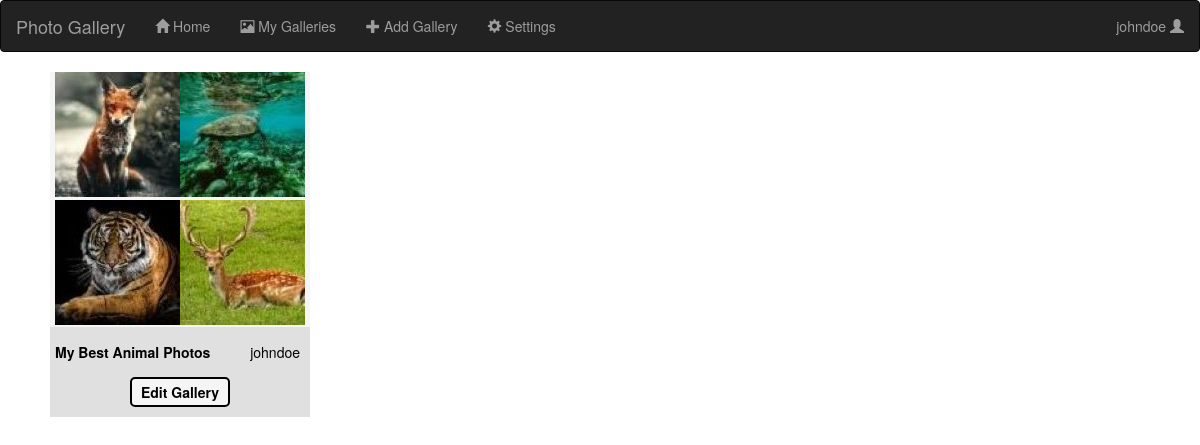
The app's page /myGalleries (signed in) with its own data.
### app.py (models this page shows, shortened)
class User(UserMixin, db.Model):
    __tablename__ = 'users'
    __bind_key__ = 'users'
    id = db.Column(db.Integer, primary_key = True)
    fname = db.Column(db.String(32))
    lname = db.Column(db.String(32))
    email = db.Column(db.String(300), unique = True)
    username = db.Column(db.String(24))
    passwordHash = db.Column(db.String(128))
    galleries = db.relationship('Gallery', backref='user')

class Gallery(db.Model):
    __tablename__ = 'galleries'
    id = db.Column(db.Integer, primary_key=True)
    userId = db.Column(db.Integer, db.ForeignKey(User.id))
    numPhotos = db.Column(db.Integer)
    title = db.Column(db.String(40))
    dateCreated = db.Column(db.Date)
    dateLastEdited = db.Column(db.Date)
    description = db.Column(db.Text)
    photos = db.relationship('Photo', backref='gallery')

class Photo(db.Model):
    __tablename__ = 'photos'
    __bind_key__ = 'photos'
    id = db.Column(db.Integer, primary_key=True)
    galleryId = db.Column(db.Integer, db.ForeignKey(Gallery.id))
    photoURL = db.Column(db.String(32))
    thumbnailURL = db.Column(db.String(32))

### app.py (the view)
@app.route("/myGalleries")
def myGalleries():
    myGalls = []
    loggedIn = isLoggedIn()
    if not loggedIn:
        return render_template('loginNeeded.html', loggedIn = loggedIn)
    myGalls = Gallery.query.filter_by(userId=session['userId']).all()
    return render_template('myGalleries.html', loggedIn = loggedIn, photos = photos, galleries = myGalls, username = getCurrentUsername(), users = users)

### app.py (called while the page is built)
@lm.user_loader
def loadUser(id):
    return User.query.get(int(id))

def getCurrentUsername():
    currentUserID = session.get("userId", None)
    currentUsername = None
    if currentUserID != None:
        currentUsername = loadUser(currentUserID).username
    return currentUsername

def isLoggedIn():
    if 'loggedIn' not in session:
        session['loggedIn'] = False
        session.modified = True
    return session['loggedIn']

### templates/myGalleries.html (shortened to what this page needs)
{% extends "base.html" %}
{% block content %}
    <div id = "galleries">
        {% for gallery in galleries %}
            {% set numPhotos = gallery['numPhotos'] %}
            {% set photosList = gallery['photos'] %}
            <div class = "galleryPreview">
                <a href = "{{ url_for('viewGallery', galleryID = gallery['id'])}}">
                    <div class = "photosPreview">
                        {% for i in range(4) %}
                            <div class = "thumbnailPhoto">
                                {% set photoURL = photosList[(i%numPhotos)]['thumbnailURL'] %}
                                <img src="{{photoURL}}">
                            </div>
                        {% endfor %}
                    </div>
                    <div class = "previewDetails">
                        <div class = "previewTitleDate">{{gallery['title']}}</div>
                        <div class = "previewUser">{{users[gallery['userId']]['username']}}</div>
                    </div>
                </a>
                <div class = "editSection">
                    <div class = "editButton" id = "{{gallery['id']}}"><a href = "{{ url_for('editGallery', galleryID = gallery['id'])}}" >Edit Gallery</a></div>
                </div>
            </div>
        {% endfor %}
    </div>
{% endblock %}

### templates/base.html (shortened to what this page needs)
{% extends "bootstrap/base.html" %}
{% block head %}
    <link rel = "stylesheet" href = "../static/style.css">
    <link rel="stylesheet" href="https://cdn.jsdelivr.net/npm/bootstrap@3.3.7/dist/css/bootstrap.min.css">
{% endblock %}
{% block body %}
<nav class="navbar navbar-inverse" id = "navbar">
    <div class="container-fluid">
        <div class="navbar-header">
            <a class="navbar-brand" href="#">Photo Gallery</a>
        </div>
        <ul class="nav navbar-nav">
            <li><a href="{{ url_for('homePage') }}"><span class="glyphicon glyphicon-home"></span> Home</a></li>
            <li><a href="{{ url_for('myGalleries') }}"><span class="glyphicon glyphicon-picture"></span> My Galleries</a></li>
            <li><a href="{{ url_for('addGallery') }}"><span class="glyphicon glyphicon-plus"></span> Add Gallery</a></li>
            <li><a href="{{ url_for('settings') }}"><span class="glyphicon glyphicon-cog"></span> Settings</a></li>
        </ul>
        <ul class="nav navbar-nav navbar-right">
            {% if loggedIn == False %}
                <li><a href="{{ url_for('register') }}"><span class="glyphicon glyphicon-user"></span> Sign Up</a></li>
                <li><a href="{{ url_for('login') }}"><span class="glyphicon glyphicon-log-in"></span> Login</a></li>
            {% elif loggedIn == True %}
                <li onmouseenter="showPopup()" onmouseleave="hidePopup()"><a href="#">{{username}} <span class="glyphicon glyphicon-user"></span></a></li>
            {% endif %}
        </ul>
    </div>
</nav>
    {% block content %}{% endblock %}
{% endblock %}

### static/style.css (style rules this page uses)
:root { --lightBackground: #F5F5F5; --darkBackground: #E0E0E0; }
#navbar { margin-bottom: 0; }
#galleries { display:grid; grid-gap: 20px; grid-template-columns: repeat(auto-fit, 260px); justify-content: space-between; padding: 20px 50px; width: minmax(80%, calc(100%-250px)) }
.galleryPreview { background-color: var(--darkBackground); }
.photosPreview { display: grid; grid-template-rows: repeat(2, 1fr); grid-template-columns: repeat(2, 125px); place-content: center; margin: auto; margin-bottom: 10px; height: 255px; background-color: var(--lightBackground); }
.previewTitleDate { float:left; font-weight: bold; padding: 5px; }
.previewUser { float: right; padding: 5px; padding-right: 10px; }
.previewDetails { color: black; margin-bottom: 50px; }
.editSection { height: 40px; }
.editButton { margin: auto; height: 30px; width: 100px; border: black solid 2px; border-radius: 5px; background-color: var(--lightBackground); font-weight: bold; text-align: center; padding-top: 3px; }
.editButton a { color: black; }

### records on screen
User: username "johndoe"
Gallery: thumbnailURL (picture), title "My Best Animal Photos", userId.username "johndoe"
